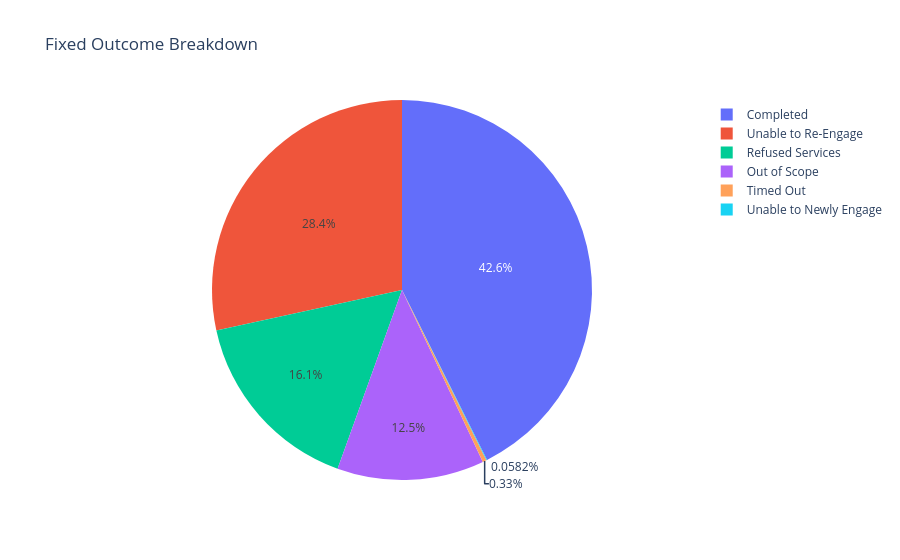

Notebook source saved alongside this figure:
### Code cell
# remove outcomes that would bias the model because they are unpredictable

active_to_terminal = active_to_terminal.loc[~active_to_terminal.terminal_state.isin(['Off Plan', 'Deceased', 'Misconduct'])]
outcome_data_fixed = active_to_terminal.groupby(['stage_name', 'terminal_state']).nunique().reset_index()

fig = px.pie(outcome_data_fixed, values='member_id', names='terminal_state', title='Fixed Outcome Breakdown')
fig.show()

### Figure 1 — Plotly figure (JSON) as saved in the notebook; plotly's stock layout.template omitted (floating-point values rounded to 4 significant figures)
{"data": [{"domain": {"x": [0, 1], "y": [0, 1]}, "hovertemplate": "terminal_state=%{label}<br>member_id=%{value}<extra></extra>", "labels": ["Completed", "Out of Scope", "Refused Services", "Timed Out", "Unable to Newly Engage", "Unable to Re-Engage"], "legendgroup": "", "name": "", "showlegend": true, "type": "pie", "values": [2195, 644, 828, 17, 3, 1464]}], "layout": {"legend": {"tracegroupgap": 0}, "title": {"text": "Fixed Outcome Breakdown"}}}
